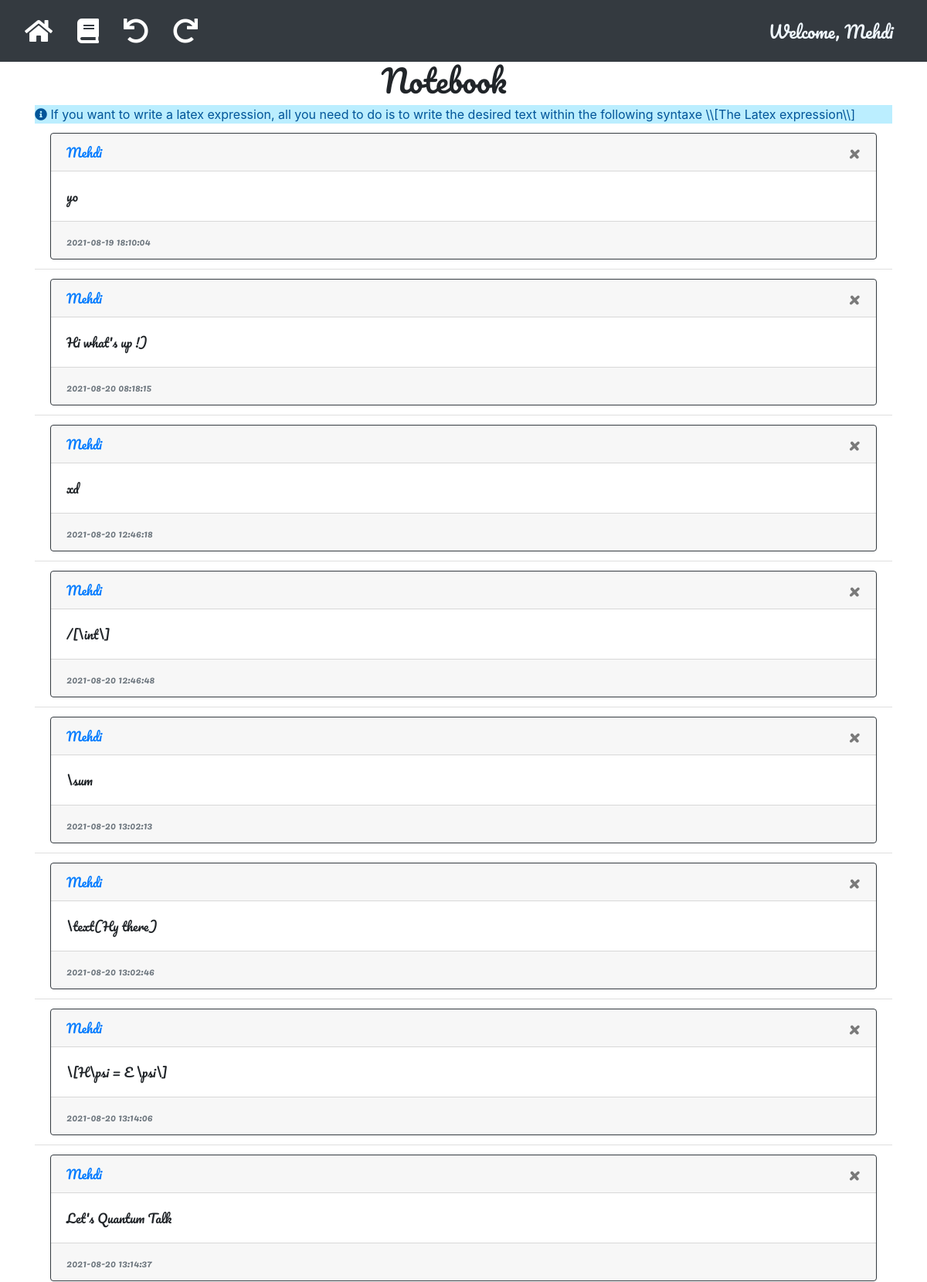
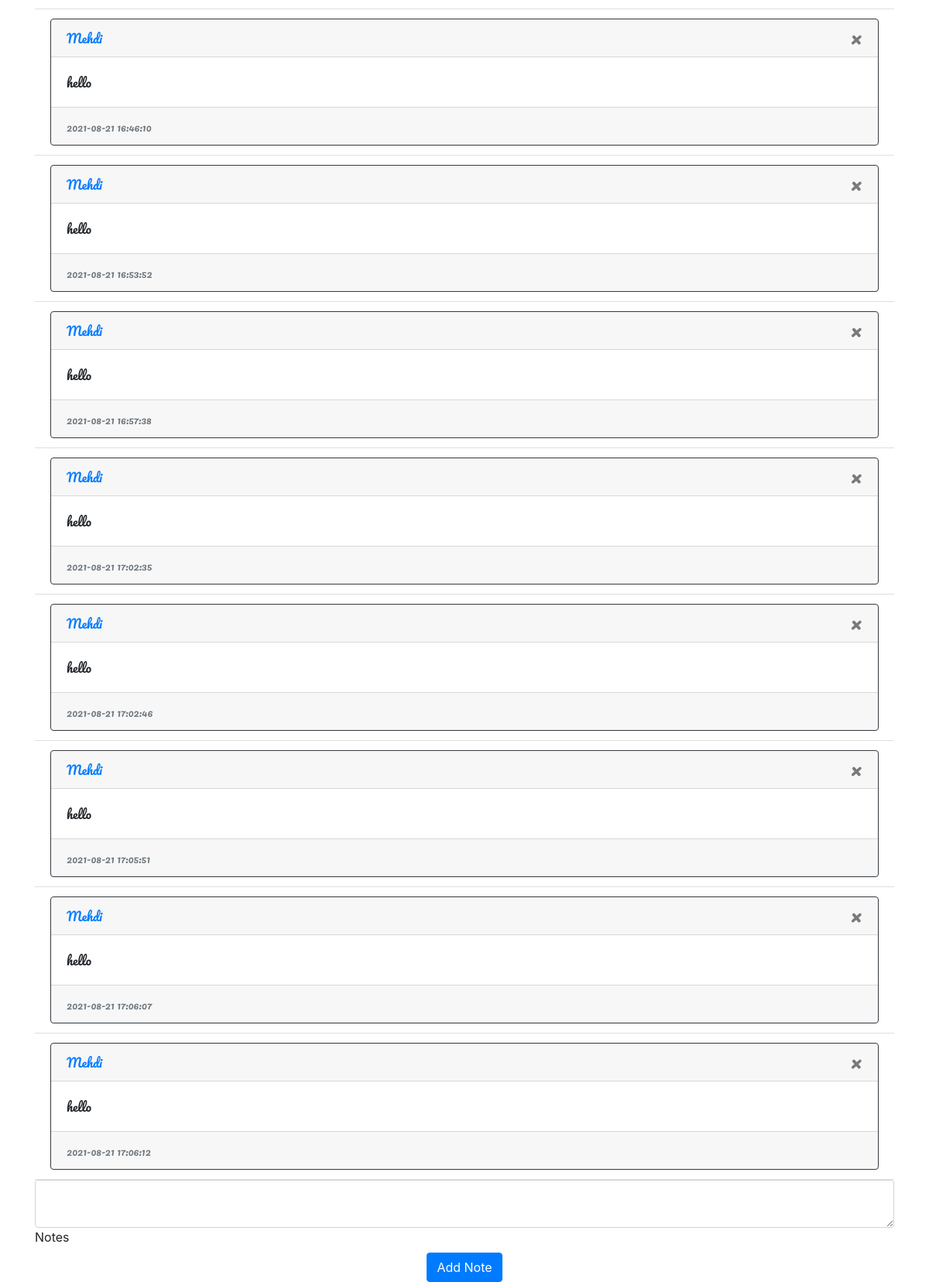
The page /Notebook (signed in) on the database its author committed (2 pictures, top to bottom).
### app/models.py (models this page shows)
class User(db.Model, UserMixin):
    id = db.Column(db.Integer, primary_key=True)
    email = db.Column(db.String(150), unique=True)
    password = db.Column(db.String(150))
    first_name = db.Column(db.String(150))
    notes = db.relationship('Note', backref='user', passive_deletes=True)

class Note(db.Model):
    id = db.Column(db.Integer, primary_key=True)
    data = db.Column(db.String(10000))
    date = db.Column(db.DateTime(timezone=True), default=func.now())
    user_id = db.Column(db.Integer, db.ForeignKey('user.id',ondelete="CASCADE"), nullable=False)

### app/views.py (the view, shortened to what this page needs)
@views.route('/Notebook', methods=['GET', 'POST'])
@login_required
def Notebook():
    return render_template("Notebook.html", user=current_user)

### app/__init__.py (called while the page is built)
def create_app():
    app = Flask(__name__, static_folder='static', template_folder='templates')
    app.config['SECRET_KEY'] = 'aaaaaaaaaaaaaaaaaaaaaaaaaaaaaaaaaaa'
    app.config['SQLALCHEMY_DATABASE_URI'] = f'sqlite:///{DB_NAME}'
    db.init_app(app)
    from .views import views
    from .auth import auth
    app.register_blueprint(views, url_prefix='/')
    app.register_blueprint(auth, url_prefix='/')
    from .models import User, Note
    create_database(app)
    login_manager = LoginManager()
    login_manager.login_view = 'auth.login'
    login_manager.init_app(app)
    @login_manager.user_loader
    def load_user(id):
        return User.query.get(int(id))
    return app

### app/templates/Notebook.html (shortened to what this page needs)
{% extends "base.html" %}
        {%block username %}Welcome, {{user.first_name}} {%endblock%}
        {% block content%}
        <h1 align="center" style="font-family:pacifico;">Notebook
            <i class="fa fa-pencil" aria-hidden="true" title="What's up?"> </i>
        </h1>
        <div class="info-msg">
            <i class="fa fa-info-circle"></i>
            If you want to write a latex expression, all you need to do is to write the desired text within the following
            syntaxe \\[The Latex expression\\]
        </div>
            <ul class="list-group list-group-flush" id="notes">
                {% for note in user.notes %}
                <li style="font-family:pacifico;" class="list-group-item">
                    <div class="card border-dark">
                        <div class="card-header d-flex justify-content-between align-items-center">
                            <a href="#"> {{note.user.first_name}}    </a>
                            <button type="button" class="close" onClick="deleteNote({{ note.id }})">
                                <span aria-hidden="true">&times;</span>
                            </button>
                        </div>
                        <div class="card-body">
                            <div class="card-text">
                                {{ note.data }}
                            </div>
                        </div>
                        <div class="card-footer text-muted">
                            <small class="font-weight-light text-right">{{ note.date }}</small>
                        </div>
                    </div>
                </li>
                {% endfor %}
            </ul>
        <form method="POST" enctype="multipart/form-data" >
            <div class="form-outline">
                <textarea  style="font-family:pacifico;" name="note" id="note" class="form-control" ></textarea>
                <label class="form-label" for="note">Notes</label>
            </div>
            <div align="center">
                <button type="submit" class="btn btn-primary">Add Note</button>
            </div>
        </form>
        {% endblock %}

### app/templates/base.html (shortened to what this page needs)
<!DOCTYPE html>
<html>
  <head>
    <link
      rel="stylesheet"
      href="https://stackpath.bootstrapcdn.com/bootstrap/4.4.1/css/bootstrap.min.css"
    />
    <link
      rel="stylesheet"
      href="https://stackpath.bootstrapcdn.com/font-awesome/4.7.0/css/font-awesome.min.css"
    />
    <link
      rel="stylesheet"
      href="https://static.gabia.com/gtris/gashboard.css"
    />
    <link rel="stylesheet" href="https://pro.fontawesome.com/releases/v5.10.0/css/all.css"/>
    <link
      type="text/css"
      rel="stylesheet"
      href="{{ url_for('static', filename='/CSS/Math.css') }}"
    />
    <link
      type="text/css"
      rel="stylesheet"
      href="{{ url_for('static', filename='/CSS/base_.css') }}"
    />
  </head>
  <body>
    <nav class="navbar navbar-expand-lg navbar-dark bg-dark">
      <div class="collapse navbar-collapse" id="navbar">
        <div class="navbar-nav">
          {% if user.is_authenticated %}
              <a style="display: block;"class="nav-item nav-link" id="home" href="/">
                <i style="color: white;font-size: 2em;"class='nav-item nav-link fa fa-home' title="Home page"></i>
              </a>
              <a class="nav-item nav-link" id="tools" href="/tools" >
                <i style="color: white;font-size: 2em;"class='nav-item nav-link fa fa-book' title="Tools page"></i>
              </a>
              <a class="nav-item nav-link" id="tools" onclick="history.back()">
                <i style="color: white;font-size: 2em;"class='nav-item nav-link fa fa-undo' title="move backward"></i>
              </a>
              <a class="nav-item nav-link" id="tools" onclick="history.go(1)" >
                <i style="color: white;font-size: 2em;"class='nav-item nav-link fa fa-repeat' title="move forward"></i>
              </a>
              <a class="nav-item nav-link" id="logout" href="/logout">
                <i style="color: white;font-size: 2em;"class="nav-item nav-link fa fa-sign-out" aria-hidden="true" title="Logout"></i>
              </a>
            {% else %}
              <a class="nav-item nav-link" id="login" href="/login">Login</a>
              <a class="nav-item nav-link" id="signUp" href="/sign-up">SignUp</a>
            {% endif %}
        </div>
      </div>
        <div class="navbar-collapse collapse w-100 order-3 dual-collapse2">
            <ul class="navbar-nav ml-auto">
                <li class="nav-item">
                    <span style="font-family:pacifico;font-size:22px;color: aliceblue;" >{%block username %}{%endblock%}<i class="fa fa-user-circle-o " aria-hidden="true"></i></span>
                </li>
            </ul>
        </div>
    </nav>
    <div class="container">{% block content %} {% endblock %}</div>
  </body>
</html>

### app/static/CSS/Math.css (style rules this page uses)
.info-msg { color: #059; background-color: #BEF; }

### rows shown on the page
User: first_name "Mehdi"
Note: user.first_name "Mehdi", data "yo", date "2021-08-19 18:10:04"
Note: user.first_name "Mehdi", data "Hi what's up !)", date "2021-08-20 08:18:15"
Note: user.first_name "Mehdi", data "xd", date "2021-08-20 12:46:18"
Note: user.first_name "Mehdi", data "/[\\int\\]", date "2021-08-20 12:46:48"
Note: user.first_name "Mehdi", data "\\sum", date "2021-08-20 13:02:13"
Note: user.first_name "Mehdi", data "\\text(Hy there)", date "2021-08-20 13:02:46"
Note: user.first_name "Mehdi", data "\\[H\\psi = E \\psi\\]", date "2021-08-20 13:14:06"
Note: user.first_name "Mehdi", data "Let's Quantum Talk", date "2021-08-20 13:14:37"
Note: user.first_name "Mehdi", data "hello", date "2021-08-21 16:46:10"
Note: user.first_name "Mehdi", data "hello", date "2021-08-21 16:53:52"
Note: user.first_name "Mehdi", data "hello", date "2021-08-21 16:57:38"
Note: user.first_name "Mehdi", data "hello", date "2021-08-21 17:02:35"
Note: user.first_name "Mehdi", data "hello", date "2021-08-21 17:02:46"
Note: user.first_name "Mehdi", data "hello", date "2021-08-21 17:05:51"
Note: user.first_name "Mehdi", data "hello", date "2021-08-21 17:06:07"
Note: user.first_name "Mehdi", data "hello", date "2021-08-21 17:06:12"
